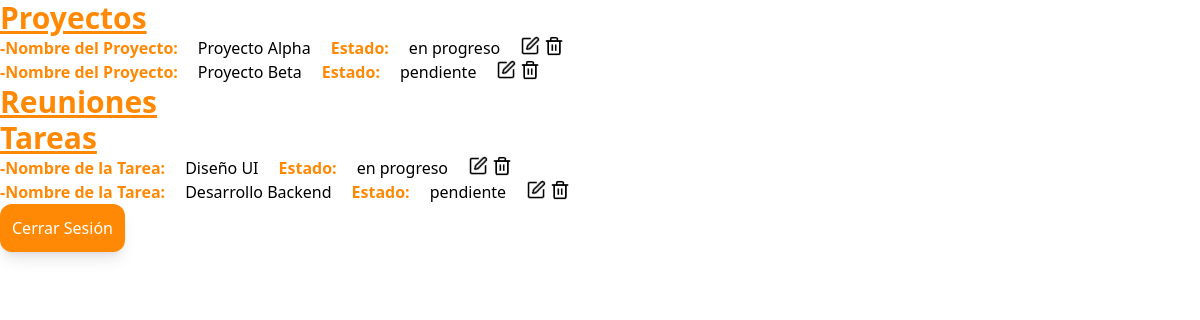
/php/empleados.php (signed in), run on an earlier commit of the app's database.
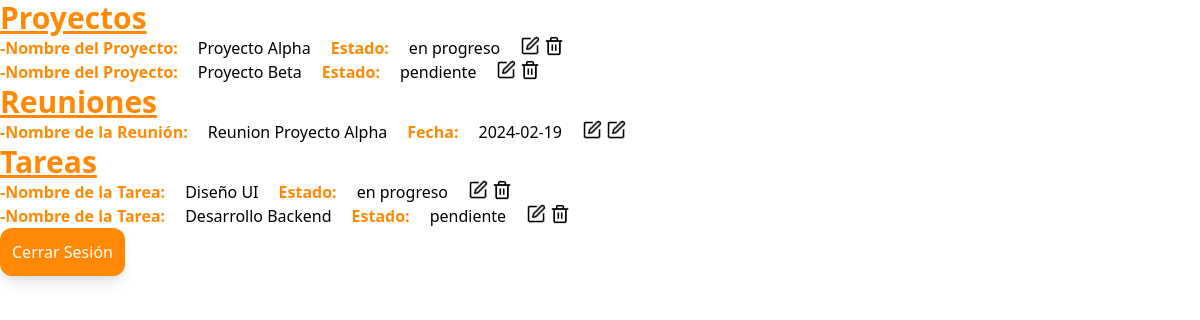
And on a later commit of the database.
### tables this page shows
CREATE TABLE proyectos (
    id_proyecto INT AUTO_INCREMENT PRIMARY KEY,
    nombre VARCHAR(100) NOT NULL,
    descripcion TEXT,
    fecha_inicio DATE NOT NULL,
    fecha_fin DATE CHECK (fecha_fin IS NULL OR fecha_fin > fecha_inicio), 
    estado ENUM('pendiente', 'en progreso', 'completado') NOT NULL
);

CREATE TABLE tareas (
    id_tarea INT AUTO_INCREMENT PRIMARY KEY,
    nombre VARCHAR(100) NOT NULL,
    descripcion TEXT,
    id_proyecto INT NOT NULL,
    usuario VARCHAR(50) NOT NULL,
    fecha_asignacion DATE NOT NULL,
    fecha_vencimiento DATE CHECK (fecha_vencimiento IS NULL OR fecha_vencimiento > fecha_asignacion),
    estado ENUM('pendiente', 'en progreso', 'completada') NOT NULL,
    FOREIGN KEY (id_proyecto) REFERENCES proyectos(id_proyecto) ON DELETE CASCADE,
    FOREIGN KEY (usuario) REFERENCES usuarios(usuario) ON DELETE CASCADE
);

CREATE TABLE reuniones (
    id_reunion INT AUTO_INCREMENT PRIMARY KEY,
    titulo VARCHAR(100) NOT NULL,
    descripcion TEXT,
    fecha DATE NOT NULL,
    hora TIME NOT NULL,
    id_proyecto INT NOT NULL,
    FOREIGN KEY (id_proyecto) REFERENCES proyectos(id_proyecto) ON DELETE CASCADE
);

### php/empleados.php (the view, shortened to what this page needs)
<?php
$con = crearConexion();
$sql_reuniones = "SELECT * FROM reuniones";
$reuniones = $con->query($sql_reuniones);
$sql_tareas = "SELECT * FROM tareas";
$tareas = $con->query($sql_tareas);
$sql_proyectos = "SELECT * FROM proyectos";
$proyectos = $con->query($sql_proyectos);
?>
<!DOCTYPE html>
<html lang="en">
<head>
    <script src="https://unpkg.com/@tailwindcss/browser@4"></script>
</head>
<body>
<h3 class="font-bold text-orange-400 text-3xl underline">Proyectos</h3>
            <ul>
                <?php while ($proyecto = $proyectos->fetch_assoc()) { ?>
                <li class="flex gap-5">
                <?php
                echo " <p class='font-bold text-orange-400'>-Nombre del Proyecto:</p> " . htmlspecialchars($proyecto['nombre']) .
                     " <p class='font-bold text-orange-400'>Estado:</p> " . htmlspecialchars($proyecto['estado'])
                ?>
                    <div class="flex gap-1">
                    <a href="editar_proyecto.php?id=<?php echo $proyecto['id_proyecto']; ?>">
                        <img src='../img/square-pen.png' alt='Eliminar' style='width: 20px; height: 20px;' class='hover:bg-green-500 hover:scale-105'/>
                    </a>
                    <a href="borrar_proyecto.php?id=<?php echo $proyecto['id_proyecto']; ?>">
                        <img src='../img/trash-2.png' alt='Eliminar' style='width: 20px; height: 20px;' class='hover:bg-red-500 hover:scale-105'/>
                    </a>
                    </div>
                </li>
                <?php } ?>
            </ul>
            <h3 class="font-bold text-orange-400 text-3xl underline">Reuniones</h3>
            <ul>
                <?php while ($reunion = $reuniones->fetch_assoc()) { ?>
                <li class="flex gap-5">
                    <?php
                    echo " <p class='font-bold text-orange-400'>-Nombre de la Reunión:</p> " .  htmlspecialchars($reunion['titulo']) .
                    " <p class='font-bold text-orange-400'>Fecha:</p>" . $reunion['fecha']; ?>
                    <div class="flex gap-1">
                        <a href="editar_reunion.php?id=<?php echo $reunion['id_reunion']; ?>">
                            <img src='../img/square-pen.png' alt='Eliminar' style='width: 20px; height: 20px;' class='hover:bg-green-500 hover:scale-105'/>
                        </a>
                        <a href="borrar_reunion.php?id=<?php echo $reunion['id_reunion']; ?>">
                            <img src='../img/square-pen.png' alt='Eliminar' style='width: 20px; height: 20px;' class='hover:bg-green-500 hover:scale-105'/>
                        </a>
                    </div>
                </li>
                <?php } ?>
            </ul>
            <h3 class="font-bold text-orange-400 text-3xl underline">Tareas</h3>
            <ul>
                <?php while ($tarea = $tareas->fetch_assoc()) { ?>
                <li class="flex gap-5">
                    <?php
                    echo " <p class='font-bold text-orange-400'>-Nombre de la Tarea:</p> " .  htmlspecialchars($tarea['nombre']) .
                    " <p class='font-bold text-orange-400'>Estado:</p> " . $tarea['estado']; ?>
                    <div class="flex gap-1">
                    <a href="editar_tarea.php?id=<?php echo $tarea['id_tarea']; ?>">
                    <img src='../img/square-pen.png' alt='Eliminar' style='width: 20px; height: 20px;' class='hover:bg-green-500 hover:scale-105'/>
                    </a>
                    <a href="borrar_tarea.php?id=<?php echo $tarea['id_tarea']; ?>">
                    <img src='../img/trash-2.png' alt='Eliminar' style='width: 20px; height: 20px;' class='hover:bg-red-500 hover:scale-105'/>
                    </a>
                    </div>
                </li>
                <?php } ?>
            </ul>
            <form action="logout.php" method="POST">
                <button type="submit" class="p-2 bg-orange-400 rounded-xl shadow-lg cursor-pointer p-3 text-white hover:bg-orange-700">Cerrar Sesión</button>
            </form>
</body>
</html>

What changed in the data, as far as the page shows it:
added reuniones: titulo "Reunion Proyecto Alpha", fecha "2024-02-19"
